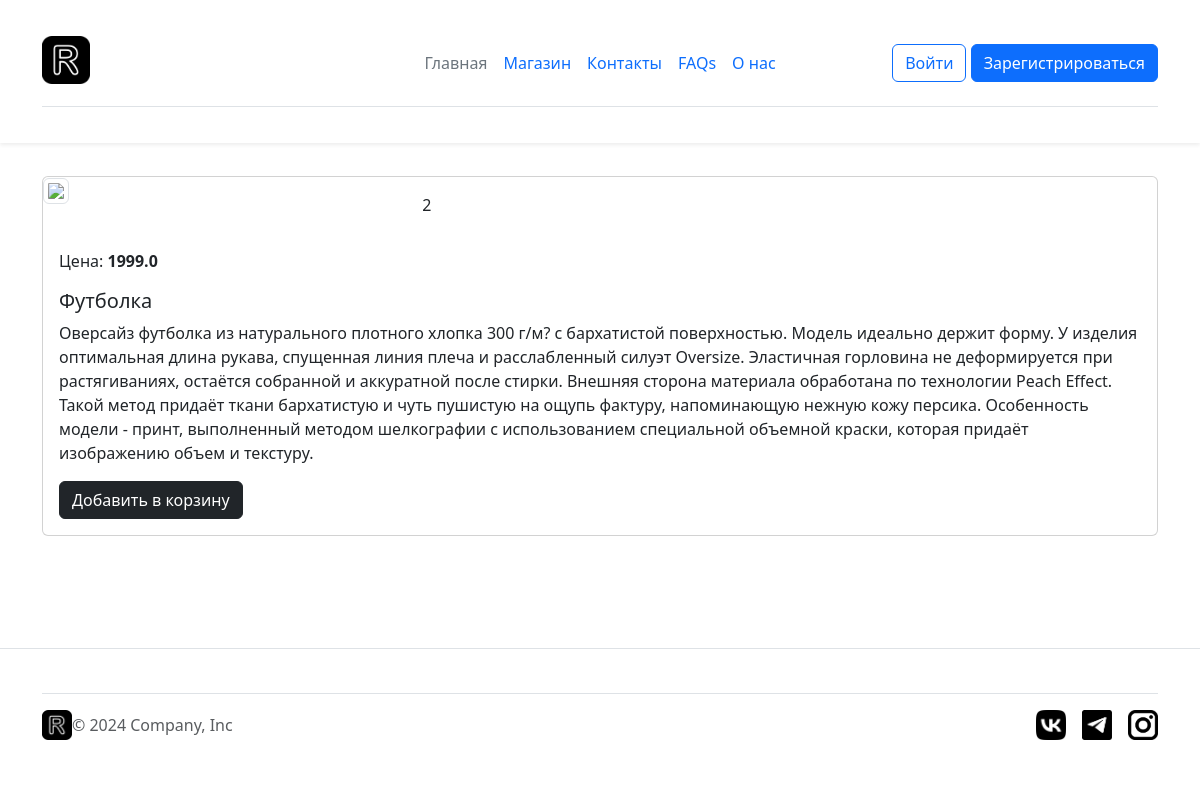
Screenshot of /shop/2 with the database file from the repository.
### app/shop/models.py (models this page shows, shortened)
class Product(db.Model):
    __tablename__ = 'products'
    id = db.Column(db.Integer, primary_key=True)
    name = db.Column(db.String(200), nullable=False, index=True)
    slug = db.Column(db.String(200), nullable=False)
    description = db.Column(db.Text)
    image = db.Column(db.String(200))
    stocks = db.Column(db.Integer, default=0)
    price = db.Column(db.Float, nullable=False)
    category_id = db.Column(db.Integer, db.ForeignKey('categories.id'))
    carts = db.relationship('Cart', back_populates='product')
    ordered_products = db.relationship('OrderedProduct', back_populates='product')

### app/shop/views.py (the view)
@blueprint.route('/<int:product_id>')
def product(product_id):
    product = Product.query.get_or_404(product_id)
    title = f"Страница продукта {product.slug}"
    content = 'Страничка продукта'
    return render_template('shop/product.html',
                           page_title=title, content=content, product=product)

### app/templates/shop/product.html (shortened to what this page needs)
{% extends 'base.html' %}
{% block content %}
{% if product %}
<div class="container mt-5">
    <div class="card mb-4 custom-shadow">
        <div class="row">
            <div class="col-md-4">
                <img src="../deps/images/goods/set of tea table and three chairs.jpg" class="img-thumbnail"
                     data-bs-toggle="modal" data-bs-target="#imageModal1">
            </div>
            <div class="col-md-4 ">
                <p class="product_id mt-3">{{ product.id }}</p>
            </div>
        </div>
        <div class="card-body">
            <p class="card-text">Цена: <strong>{{ product.price }}</strong></p>
            <h5 class="card-title">{{ product.name }}</h5>
            <p class="card-text">{{ product.description}}</p>
            <a href="" class="btn btn-dark add-to-cart">Добавить в корзину</a>
        </div>
    </div>
</div>
{% endif %}
{% endblock %}

### app/static/css/main.css (style rules this page uses)
body { margin: 0; }
*, *:before, *:after { box-sizing:border-box; }

### rows the page displays
Product: id "2", price "1999.0", name "Футболка", description "Оверсайз футболка из натурального плотного хлопка 300 г/м? с бархатистой поверхностью. Модель идеально держит форму. У изделия оптимальная длина рукава, спущенная линия плеча и расслабленный силуэт Oversize. Эластичная горловина не деформируется при растягиваниях, остаётся собранной и аккуратной после стирки. Внешняя сторона материала обработана по технологии Peach Effect. Такой метод придаёт ткани бархатистую и чуть пушистую на ощупь фактуру, напоминающую нежную кожу персика. Особенность модели - принт, выполненный методом шелкографии с использованием специальной объемной краски, которая придаёт изображению объем и текстуру."
